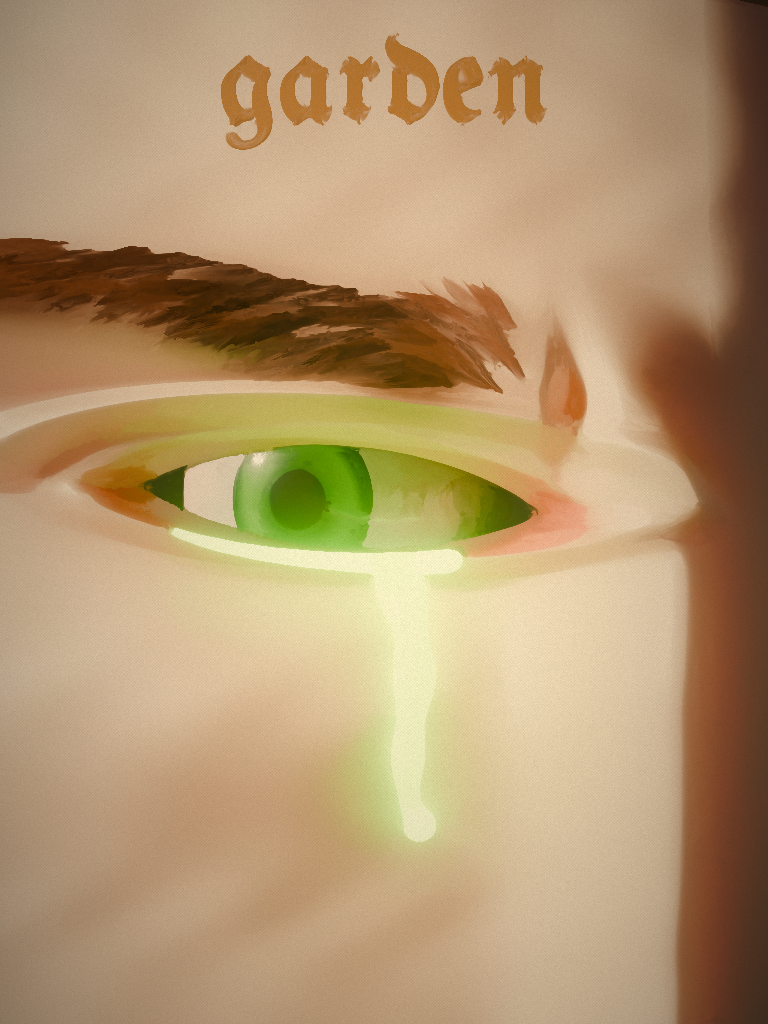

This figure's Python source:
"""Painterly 3D close-up of a glaring green eye shedding a radioactive tear
(after Cabanel's "The Fallen Angel", 1847), with the "garden" title.

Run with Blender:      blender -b -P fallen.py -- fallen.png [--no-title]
Or with the bpy module: python fallen.py fallen.png [--no-title]
"""
import math
import os
import sys

import bpy
import numpy as np
from mathutils import Vector

sys.path.insert(0, os.path.dirname(os.path.abspath(__file__)))
import garden as g  # noqa: E402  (eye, tear and title builders)

EYE = np.array([-0.02, 0.05])
EYE_TILT = math.radians(-4)
EYE_W, EYE_H_TOP, EYE_H_BOT = 0.17, 0.045, 0.04  # narrowed: upper lid cuts the iris
GLANCE = (2, -24)  # eyeball rotation in degrees: side-eye toward the viewer's left
BROW_DROP = 0.07  # how far the brow slants down toward the nose (anger)

# Look. fallen_variations.py overrides these.
SKIN = (0.8, 0.52, 0.36, 1)
BROW_COLOR = (0.13, 0.04, 0.015, 1)  # dark auburn
IRIS = ((0.04, 0.22, 0.04, 1), (0.25, 0.75, 0.12, 1), (0.03, 0.17, 0.03, 1))  # green
TEAR_COLOR = (0.3, 1.0, 0.04, 1)  # radioactive green
TEAR_DRIFT = 0.02  # sideways drift of the tear as it runs down
KEY_COLOR = (1.0, 0.84, 0.66)
TEAR_KIND = "glow"  # glow | blood | water | gold | chrome | ink | milk | honey
EYE_LOOK = {}  # keyword overrides for garden.eye_material (sclera, pupil, iris_glow...)
EXTRAS = ()  # any of: horns, flowers, piercing, eyeshadow, cracks, freckles, lashes
EYESHADOW = (0.3, 0.02, 0.25, 1)
HORN_COLOR = (0.06, 0.02, 0.015, 1)
METAL = (0.9, 0.9, 0.92, 1)  # piercing metal
SEED = 0  # randomness for extras
smoothstep = g.smoothstep


def eye_local(x, y):
    dx, dy = x - EYE[0], y - EYE[1]
    c, s = math.cos(-EYE_TILT), math.sin(-EYE_TILT)
    return c * dx - s * dy, s * dx + c * dy


def almond_q(x, y):
    u, v = eye_local(x, y)
    hv = np.where(v > 0, EYE_H_TOP, EYE_H_BOT)
    pinch = np.maximum(1 - (u / EYE_W) ** 2, 0.05) ** 0.5
    return np.sqrt((u / EYE_W) ** 2 + (v / hv) ** 2 / pinch), v


def brow_line(x):
    return 0.21 - BROW_DROP * smoothstep(-0.3, 0.15, x)  # slants down toward the nose: a frown


def face(x, y):
    """Height of the face plus paint masks (lid redness, eyebrow, lash line)."""
    q, v = almond_q(x, y)
    up = smoothstep(-0.015, 0.015, v)  # soft upper/lower split (no ledges at the corners)
    u, _ = eye_local(x, y)
    qe = np.sqrt((u / EYE_W) ** 2 + (v / np.where(v > 0, EYE_H_TOP, EYE_H_BOT)) ** 2)  # plain ellipse for the lid rings
    z = 0.35 * np.sqrt(np.clip(1 - ((x + 0.1) / 1.1) ** 2 - ((y - 0.05) / 0.9) ** 2, 0, 1))
    z -= 0.22 * smoothstep(0.3, 0.6, x)  # far side of the face turns away
    z += 0.2 * np.exp(-((x - 0.25) / 0.08) ** 2) * smoothstep(0.25, 0.05, y)  # nose bridge
    yb = brow_line(x)
    z += 0.18 * np.exp(-((y - yb) / 0.07) ** 2) * smoothstep(-0.6, -0.3, x) * smoothstep(0.3, 0.15, x)
    z -= 0.05 * np.exp(-((x - 0.17) / 0.018) ** 2) * np.exp(-((y - 0.13) / 0.06) ** 2)  # furrow
    z -= 0.11 * np.exp(-(((x - EYE[0]) / 0.2) ** 2 + ((y - EYE[1]) / 0.1) ** 2))  # socket
    z += 0.04 * np.exp(-((qe - 1.2) / 0.25) ** 2)  # lids
    z += 0.05 * np.exp(-((qe - 1.75) / 0.25) ** 2) * up  # heavy upper fold
    z += 0.03 * np.exp(-((qe - 1.3) / 0.2) ** 2) * (1 - up)  # puffy lower lid
    z -= 0.07 * smoothstep(1.35, 1.0, q)  # rim curls softly into the socket
    z += 0.06 * np.exp(-(((x + 0.1) / 0.25) ** 2 + ((y + 0.12) / 0.12) ** 2))  # cheek
    z += 0.002 * np.sin(x * 40 + np.sin(y * 30)) * np.sin(y * 37)  # skin unevenness

    red = np.exp(-((qe - 1.12) / 0.12) ** 2) * (1 - up)
    red += 0.8 * np.exp(-(((u - EYE_W) / 0.04) ** 2 + (v / 0.04) ** 2))  # inner corner
    red += 0.4 * np.exp(-((qe - 1.1) / 0.08) ** 2) * up  # flushed upper lid
    brow = (np.exp(-((y - yb - 0.015) / (0.04 + 0.02 * smoothstep(-0.3, 0.12, x))) ** 4)
            * smoothstep(-0.42, -0.3, x) * smoothstep(0.19, 0.12, x)
            * (0.8 + 0.2 * np.sin(x * 37 + np.sin(y * 23))))
    lashes = np.exp(-((q - 1.03) / 0.035) ** 2) * (0.35 + 0.65 * up)
    # Optional extra paint: eyeshadow, porcelain cracks, freckles.
    zero = np.zeros_like(x)
    shadow = (up * smoothstep(1.0, 1.15, qe) * smoothstep(2.1, 1.4, qe)
              if "eyeshadow" in EXTRAS else zero)
    if "cracks" in EXTRAS:
        # Two families of wandering lines, broken into segments: reads as craquelure.
        a = np.abs(np.sin(x * 19 + 3 * np.sin(y * 7 + x * 3)))
        b = np.abs(np.sin(y * 23 + 3 * np.sin(x * 9 - y * 2)))
        gate_a = smoothstep(0.1, 0.4, np.sin(y * 11 + x * 5))
        gate_b = smoothstep(0.1, 0.4, np.sin(x * 13 - y * 4))
        cracks = np.maximum(smoothstep(0.09, 0.0, a) * gate_a, smoothstep(0.09, 0.0, b) * gate_b)
        cracks *= q >= 1.05
    else:
        cracks = zero
    freckles = zero.copy()
    if "freckles" in EXTRAS and len(x) > 1:
        rng = np.random.default_rng(SEED + 11)
        for fx, fy, fr in zip(rng.uniform(-0.4, 0.45, 220), rng.uniform(-0.4, 0.1, 220),
                              rng.uniform(0.003, 0.007, 220)):
            near = (np.abs(x - fx) < 3 * fr) & (np.abs(y - fy) < 3 * fr)
            freckles[near] += np.exp(-((x[near] - fx) ** 2 + (y[near] - fy) ** 2) / fr ** 2)
        freckles *= q >= 1.2
    return z, q >= 1.0, np.stack([np.clip(red, 0, 1), np.clip(brow, 0, 1), lashes, shadow,
                                  cracks, np.clip(freckles, 0, 0.8)], axis=1)


def face_z(x, y):
    return float(face(np.array([x]), np.array([y]))[0][0])


def grid_mesh(name, xs, ys, fn):
    X, Y = np.meshgrid(xs, ys)
    x, y = X.ravel(), Y.ravel()
    z, keep, masks = fn(x, y)
    n, m = len(ys), len(xs)
    idx = np.arange(n * m).reshape(n, m)
    a, b = idx[:-1, :-1].ravel(), idx[:-1, 1:].ravel()
    c, d = idx[1:, 1:].ravel(), idx[1:, :-1].ravel()
    ok = keep[a] & keep[b] & keep[c] & keep[d]
    mesh = bpy.data.meshes.new(name)
    mesh.from_pydata(np.stack([x, y, z], axis=1).tolist(), [], np.stack([a, b, c, d], 1)[ok].tolist())
    for k, attr_name in enumerate(("masks", "masks2")):
        attr = mesh.color_attributes.new(attr_name, "FLOAT_COLOR", "POINT")
        rgba = np.concatenate([masks[:, 3 * k:3 * k + 3], np.ones((len(x), 1))], axis=1)
        attr.data.foreach_set("color", rgba.astype(np.float32).ravel())
    mesh.shade_smooth()
    obj = bpy.data.objects.new(name, mesh)
    bpy.context.collection.objects.link(obj)
    return obj


def skin_material(name, base):
    mat, nt, bsdf = g.node_mat(name)
    n, link = nt.nodes, nt.links
    color = None
    layers = (("masks", ((0.55, 0.13, 0.09, 1), BROW_COLOR, (0.04, 0.02, 0.015, 1))),
              ("masks2", (EYESHADOW, (0.06, 0.04, 0.03, 1), (0.35, 0.17, 0.08, 1))))
    for attr_name, paints in layers:
        attr = n.new("ShaderNodeAttribute")
        attr.attribute_name = attr_name
        sep = n.new("ShaderNodeSeparateColor")
        link.new(attr.outputs["Color"], sep.inputs[0])
        for channel, paint in zip(("Red", "Green", "Blue"), paints):
            mix = n.new("ShaderNodeMix")
            mix.data_type = "RGBA"
            if color is None:
                mix.inputs["A"].default_value = base
            else:
                link.new(color, mix.inputs["A"])
            mix.inputs["B"].default_value = paint
            link.new(sep.outputs[channel], mix.inputs["Factor"])
            color = mix.outputs["Result"]
    link.new(color, bsdf.inputs["Base Color"])
    pores = n.new("ShaderNodeTexNoise")
    pores.inputs["Scale"].default_value = 900.0
    bump = n.new("ShaderNodeBump")
    bump.inputs["Strength"].default_value = 0.08
    link.new(pores.outputs["Fac"], bump.inputs["Height"])
    link.new(bump.outputs["Normal"], bsdf.inputs["Normal"])
    bsdf.inputs["Roughness"].default_value = 0.5
    bsdf.inputs["Subsurface Weight"].default_value = 0.25
    bsdf.inputs["Subsurface Radius"].default_value = (1.0, 0.35, 0.2)
    bsdf.inputs["Subsurface Scale"].default_value = 0.03
    return mat


def build_face():
    obj = grid_mesh("Face", np.linspace(-0.5, 0.55, 700), np.linspace(-0.45, 0.5, 640), face)
    obj.data.materials.append(skin_material("Face skin", SKIN))
    sub = obj.modifiers.new("Smooth", "SUBSURF")
    sub.levels, sub.render_levels = 0, 1


def build_eye():
    g.IRIS = IRIS
    bpy.ops.mesh.primitive_uv_sphere_add(segments=96, ring_count=48, radius=1.0)
    eye = bpy.context.active_object
    eye.name = "Eye"
    eye.scale = (EYE_W, EYE_W, 0.1)  # flattened so it stays behind the low lower lid
    # Sink it just below the lowest point of the lid rim (ellipsoid is ~0.11 deep once turned).
    X, Y = np.meshgrid(np.linspace(-0.25, 0.25, 300), np.linspace(-0.15, 0.25, 300))
    z, _, _ = face(X.ravel(), Y.ravel())
    q, _ = almond_q(X.ravel(), Y.ravel())
    rim_min = z[(q > 1) & (q < 1.05)].min()
    eye.location = (EYE[0], EYE[1] + 0.005, rim_min - 0.12)
    eye.rotation_euler = (math.radians(GLANCE[0]), math.radians(GLANCE[1]), 0)
    bpy.ops.object.shade_smooth()
    eye.data.materials.append(g.eye_material(**EYE_LOOK))


def build_tear():
    mb = bpy.data.metaballs.new("Tear")
    mb.resolution = mb.render_resolution = 0.003
    obj = bpy.data.objects.new("Tear", mb)
    obj.visible_shadow = False
    bpy.context.collection.objects.link(obj)
    def ball(x, y, r):
        el = mb.elements.new()
        el.co = (x, y, face_z(x, y) + r * 0.9)
        el.radius = r * 1.4

    c, s = math.cos(EYE_TILT), math.sin(EYE_TILT)
    for t in np.linspace(-0.8, 0.6, 40):  # wet film along the lower lid
        u, v = t * EYE_W, -EYE_H_BOT * math.sqrt(1 - t * t) - 0.012
        ball(EYE[0] + c * u - s * v, EYE[1] + s * u + c * v, 0.006 + 0.004 * (t + 0.8))
    x0, y0 = EYE[0] + 0.05, EYE[1] - 0.06
    for t in np.linspace(0, 1, 40):  # swollen bead spilling over the lid, running down the cheek
        x, y = x0 + TEAR_DRIFT * t + 0.008 * math.sin(t * 5), y0 - 0.2 * t
        ball(x, y, 0.02 * (1 - 0.45 * t) * (1 + 0.15 * math.sin(t * 18)))
    ball(x0 + TEAR_DRIFT, y0 - 0.215, 0.019)  # gathering drop at the end
    obj.data.materials.append(tear_material())


def tear_material():
    """The tear's liquid. "glow" is radioactive: it also lights the lid and cheek around it."""
    if TEAR_KIND == "water":
        return g.water_material()
    mat, _, bsdf = g.node_mat("Tear " + TEAR_KIND)
    i = bsdf.inputs
    i["Roughness"].default_value = 0.05
    i["Coat Weight"].default_value = 1.0
    if TEAR_KIND == "glow":
        i["Base Color"].default_value = TEAR_COLOR
        i["Emission Color"].default_value = TEAR_COLOR
        i["Emission Strength"].default_value = 6.0
        i["Transmission Weight"].default_value = 0.4
    elif TEAR_KIND == "blood":
        i["Base Color"].default_value = (0.25, 0.0, 0.005, 1)
        i["Subsurface Weight"].default_value = 0.3
        i["Subsurface Radius"].default_value = (1.0, 0.1, 0.05)
    elif TEAR_KIND in ("gold", "chrome"):
        i["Base Color"].default_value = (1.0, 0.7, 0.25, 1) if TEAR_KIND == "gold" else (0.9, 0.9, 0.92, 1)
        i["Metallic"].default_value = 1.0
        i["Roughness"].default_value = 0.1
    elif TEAR_KIND == "ink":
        i["Base Color"].default_value = (0.01, 0.01, 0.012, 1)
    elif TEAR_KIND == "milk":
        i["Base Color"].default_value = (0.95, 0.93, 0.88, 1)
        i["Subsurface Weight"].default_value = 0.6
        i["Roughness"].default_value = 0.15
    elif TEAR_KIND == "honey":
        i["Base Color"].default_value = (0.9, 0.45, 0.05, 1)
        i["Transmission Weight"].default_value = 0.9
        i["IOR"].default_value = 1.5
    return mat


def simple_mat(name, color, roughness=0.4, metallic=0.0):
    mat, _, bsdf = g.node_mat(name)
    bsdf.inputs["Base Color"].default_value = color
    bsdf.inputs["Roughness"].default_value = roughness
    bsdf.inputs["Metallic"].default_value = metallic
    return mat


def build_horns():
    """Two ridged devil horns curling out of the forehead, either side of the title."""
    mat, nt, bsdf = g.node_mat("Horn")
    bsdf.inputs["Base Color"].default_value = HORN_COLOR
    bsdf.inputs["Roughness"].default_value = 0.3
    bsdf.inputs["Coat Weight"].default_value = 0.6
    wave = nt.nodes.new("ShaderNodeTexWave")
    wave.inputs["Scale"].default_value = 60.0
    wave.inputs["Distortion"].default_value = 3.0
    bump = nt.nodes.new("ShaderNodeBump")
    bump.inputs["Strength"].default_value = 0.35
    nt.links.new(wave.outputs["Fac"], bump.inputs["Height"])
    nt.links.new(bump.outputs["Normal"], bsdf.inputs["Normal"])
    for bx, by, d in ((-0.22, 0.24, -1), (0.26, 0.26, 1)):
        curve = bpy.data.curves.new("Horn", "CURVE")
        curve.dimensions = "3D"
        curve.bevel_depth = 0.045
        curve.bevel_resolution = 4
        spl = curve.splines.new("NURBS")
        pts = [(0, 0, 0, 1.0), (0.02, 0.04, 0.08, 0.8), (0.06, 0.08, 0.13, 0.55),
               (0.11, 0.1, 0.15, 0.3), (0.15, 0.08, 0.15, 0.04)]  # stays inside the frame
        spl.points.add(len(pts) - 1)
        z0 = face_z(bx, by) - 0.01
        for p, (dx, dy, dz, r) in zip(spl.points, pts):
            p.co = (bx + d * dx, by + dy, z0 + dz, 1)
            p.radius = r
        spl.use_endpoint_u = True
        spl.order_u = 4
        obj = bpy.data.objects.new("Horn", curve)
        bpy.context.collection.objects.link(obj)
        obj.data.materials.append(mat)


def build_flowers():
    """Little flowers sprouting from the cheek under the eye: a literal garden."""
    import colorsys
    rng = np.random.default_rng(SEED + 5)
    meshes = {}
    for name, verts in (("Petal", 16), ("Center", 12), ("Leaf", 16)):
        bpy.ops.mesh.primitive_uv_sphere_add(segments=verts, ring_count=verts // 2, radius=1.0)
        proto = bpy.context.active_object
        bpy.ops.object.shade_smooth()
        meshes[name] = proto.data
        bpy.data.objects.remove(proto)

    for mesh in meshes.values():
        mesh.materials.append(None)  # one slot; each object picks its own material

    def place(mesh, mat, loc, scale, rot):
        obj = bpy.data.objects.new(mesh.name, mesh)
        bpy.context.collection.objects.link(obj)
        obj.location, obj.scale, obj.rotation_euler = loc, scale, (0, 0, rot)
        obj.material_slots[0].link = "OBJECT"
        obj.material_slots[0].material = mat

    leaf_mat = simple_mat("Leaf", (0.05, 0.3, 0.05, 1), 0.35)
    center_mat = simple_mat("Flower center", (1.0, 0.75, 0.1, 1), 0.5)
    for _ in range(10):
        fx, fy = rng.uniform(-0.25, 0.3), rng.uniform(-0.33, -0.04)
        z = face_z(fx, fy) + 0.006
        hue = rng.uniform(0, 1)
        petal_mat = simple_mat("Petal", (*colorsys.hsv_to_rgb(hue, 0.45, 1.0), 1), 0.45)
        size = rng.uniform(0.8, 1.3)
        a0 = rng.uniform(0, 2 * math.pi)
        for k in range(2):
            la = a0 + math.pi * k + 0.6
            place(meshes["Leaf"], leaf_mat,
                  (fx + 0.025 * size * math.cos(la), fy + 0.025 * size * math.sin(la), z - 0.002),
                  (0.026 * size, 0.01 * size, 0.003), la)
        for k in range(6):
            pa = a0 + k * math.pi / 3
            place(meshes["Petal"], petal_mat,
                  (fx + 0.015 * size * math.cos(pa), fy + 0.015 * size * math.sin(pa), z),
                  (0.017 * size, 0.009 * size, 0.004), pa)
        place(meshes["Center"], center_mat, (fx, fy, z + 0.003), (0.008 * size,) * 2 + (0.005,), 0)


def build_piercing():
    """Rings through the outer end of the brow, and a stud under it."""
    mat = simple_mat("Metal", METAL, 0.12, 1.0)
    for k, bx in enumerate((-0.17, -0.12)):
        by = float(brow_line(bx)) + 0.01
        bpy.ops.mesh.primitive_torus_add(major_radius=0.03, minor_radius=0.005,
                                         major_segments=48, minor_segments=12)
        ring = bpy.context.active_object
        ring.location = (bx, by, face_z(bx, by) + 0.012)  # above the brow hairs
        ring.rotation_euler = (math.radians(80), 0, math.radians(10 * k))
        bpy.ops.object.shade_smooth()
        ring.data.materials.append(mat)
    bpy.ops.mesh.primitive_uv_sphere_add(radius=0.006, location=(-0.22, -0.05, face_z(-0.22, -0.05) + 0.004))
    bpy.ops.object.shade_smooth()
    bpy.context.active_object.data.materials.append(mat)


def build_lashes():
    """Long dark lashes fanning up off the upper lid."""
    rng = np.random.default_rng(SEED + 7)
    curve = bpy.data.curves.new("Lashes", "CURVE")
    curve.dimensions = "3D"
    curve.bevel_depth = 0.0013
    c, s = math.cos(EYE_TILT), math.sin(EYE_TILT)
    for t in np.linspace(-0.92, 0.92, 70):
        u = t * EYE_W
        v = EYE_H_TOP * (1 - t * t) ** 0.75 + 0.003
        du, dv = 0.7 * t, 1.0
        norm = math.hypot(du, dv)
        length = rng.uniform(0.03, 0.05) * (1 - 0.4 * abs(t))
        spl = curve.splines.new("NURBS")
        spl.points.add(3)
        for k, p in enumerate(spl.points):
            tt = k / 3
            lu, lv = u + du / norm * length * tt, v + dv / norm * length * tt * (1 - 0.3 * tt)
            x, y = EYE[0] + c * lu - s * lv, EYE[1] + s * lu + c * lv
            p.co = (x, y, face_z(x, y) + 0.003 + 0.025 * tt * tt, 1)
            p.radius = 1.0 - 0.8 * tt
        spl.use_endpoint_u = True
        spl.order_u = 3
    obj = bpy.data.objects.new("Lashes", curve)
    bpy.context.collection.objects.link(obj)
    obj.data.materials.append(simple_mat("Lashes", (0.015, 0.01, 0.01, 1), 0.4))


def build_brow(seed=3):
    """Individual brow hairs: sweeping toward the temple, standing up near the nose."""
    rng = np.random.default_rng(seed)
    curve = bpy.data.curves.new("Brow", "CURVE")
    curve.dimensions = "3D"
    curve.bevel_depth = 0.0016
    curve.bevel_resolution = 2
    placed = 0
    while placed < 380:
        x0 = rng.uniform(-0.42, 0.13)
        w = 0.035 + 0.012 * smoothstep(-0.3, 0.12, x0)
        y0 = brow_line(x0) + 0.03 + rng.uniform(-0.8, 0.8) * w  # sits above the lid fold
        inner = smoothstep(0.0, 0.17, x0)
        ang = math.radians(195 - 85 * inner + rng.uniform(-12, 12))
        length, bend = rng.uniform(0.035, 0.06), rng.uniform(-0.25, 0.25)
        ts = np.linspace(0, 1, 4)
        xs = x0 + length * ts * np.cos(ang + bend * ts)
        ys = y0 + length * ts * np.sin(ang + bend * ts)
        if almond_q(xs, ys)[0].min() < 1.9:  # keep every hair clear of the eye
            continue
        placed += 1
        spl = curve.splines.new("NURBS")
        spl.points.add(3)
        for k, (p, x, y) in enumerate(zip(spl.points, xs, ys)):
            t = ts[k]
            p.co = (x, y, face_z(x, y) + 0.002 + 0.004 * t, 1)
            p.radius = 1.0 - 0.8 * t
        spl.use_endpoint_u = True
        spl.order_u = 3
    obj = bpy.data.objects.new("Brow", curve)
    bpy.context.collection.objects.link(obj)
    mat, _, bsdf = g.node_mat("Brow hair")
    bsdf.inputs["Base Color"].default_value = BROW_COLOR
    bsdf.inputs["Roughness"].default_value = 0.4
    obj.data.materials.append(mat)


def build_lights_and_camera(scene):
    def area(name, loc, size, energy, color):
        data = bpy.data.lights.new(name, "AREA")
        data.size, data.energy, data.color = size, energy, color
        obj = bpy.data.objects.new(name, data)
        obj.location = loc
        obj.rotation_mode = "QUATERNION"
        obj.rotation_quaternion = (-Vector(loc)).to_track_quat("-Z", "Y")
        scene.collection.objects.link(obj)

    area("Key", (-3.0, 1.2, 1.8), 1.5, 650, KEY_COLOR)
    area("Fill", (2.0, -0.5, 2.0), 3.0, 15, (0.6, 0.7, 1.0))
    world = bpy.data.worlds.new("World")
    world.use_nodes = True
    world.node_tree.nodes["Background"].inputs["Color"].default_value = (0.05, 0.03, 0.018, 1)
    scene.world = world
    cam_data = bpy.data.cameras.new("Camera")
    cam_data.sensor_fit, cam_data.sensor_height, cam_data.lens = "VERTICAL", 36, 72
    cam = bpy.data.objects.new("Camera", cam_data)
    cam.location = (0.02, 0.04, 2.1)  # tight on the eye and brow
    scene.collection.objects.link(cam)
    scene.camera = cam


def build_compositor(scene, size):
    """Kuwahara filter for brush strokes, then a bloom so the radioactive tear glows."""
    nt = bpy.data.node_groups.new("Painterly", "CompositorNodeTree")
    nt.interface.new_socket("Image", in_out="OUTPUT", socket_type="NodeSocketColor")
    rl = nt.nodes.new("CompositorNodeRLayers")
    kw = nt.nodes.new("CompositorNodeKuwahara")
    kw.inputs["Size"].default_value = max(4, size // 60)
    glare = nt.nodes.new("CompositorNodeGlare")
    glare.inputs["Type"].default_value = "Bloom"
    glare.inputs["Threshold"].default_value = 3.0  # only the glowing tear blooms
    glare.inputs["Strength"].default_value = 0.8
    glare.inputs["Size"].default_value = 0.75
    out = nt.nodes.new("NodeGroupOutput")
    nt.links.new(rl.outputs["Image"], kw.inputs["Image"])
    nt.links.new(kw.outputs[0], glare.inputs["Image"])
    nt.links.new(glare.outputs["Image"], out.inputs[0])
    scene.compositing_node_group = nt
    scene.render.compositor_device = "CPU"  # no GPU needed


def canvas_finish(path):
    """Warm varnish, vignette and a fine canvas weave over the render."""
    img = bpy.data.images.load(path)
    img.colorspace_settings.name = "Non-Color"
    w, h = img.size
    px = np.empty(w * h * 4, np.float32)
    img.pixels.foreach_get(px)
    px = px.reshape(h, w, 4)
    yy, xx = np.mgrid[0:h, 0:w].astype(np.float32)
    f = 2.1 * 1024 / h  # same weave density at any resolution
    weave = 1 + 0.025 * np.sin(xx * f) * np.sin(yy * f)
    rng = np.random.default_rng(1)
    weave += rng.normal(0, 0.015, (h, w))
    vig = 1 - 0.35 * (((xx / w - 0.5) * 1.6) ** 2 + ((yy / h - 0.5) * 1.4) ** 2)
    px[..., :3] *= (weave * vig)[..., None] * np.array([1.0, 0.95, 0.84], np.float32)
    img.pixels.foreach_set(np.clip(px, 0, 1).ravel())
    img.filepath_raw, img.file_format = path, "PNG"
    img.save()


def main(out_png, size=1024, samples=64, title=True):
    scene = g.reset_scene()
    build_face()
    build_eye()
    build_brow()
    build_tear()
    for extra, build in (("horns", build_horns), ("flowers", build_flowers),
                         ("piercing", build_piercing), ("lashes", build_lashes)):
        if extra in EXTRAS:
            build()
    if title:
        g.TITLE_COLOR = (0.32, 0.15, 0.03, 1)  # dark old gold, reads against the skin
        g.build_title()
        obj = bpy.data.objects["Title"]
        obj.location = (0.02, 0.33, 0.7)
        obj.scale = (0.3, 0.3, 0.3)
    build_lights_and_camera(scene)

    scene.render.engine = "CYCLES"
    scene.cycles.device = "CPU"
    scene.cycles.samples = samples
    scene.cycles.use_denoising = True
    scene.render.resolution_x, scene.render.resolution_y = size * 3 // 4, size
    scene.view_settings.view_transform = "AgX"
    scene.view_settings.look = "AgX - Medium High Contrast"
    build_compositor(scene, size)
    scene.render.filepath = out_png
    bpy.ops.render.render(write_still=True)
    canvas_finish(out_png)


if __name__ == "__main__":
    args = sys.argv[sys.argv.index("--") + 1:] if "--" in sys.argv else sys.argv[1:]
    main(os.path.abspath(args[0] if args else "fallen.png"), title="--no-title" not in args)
